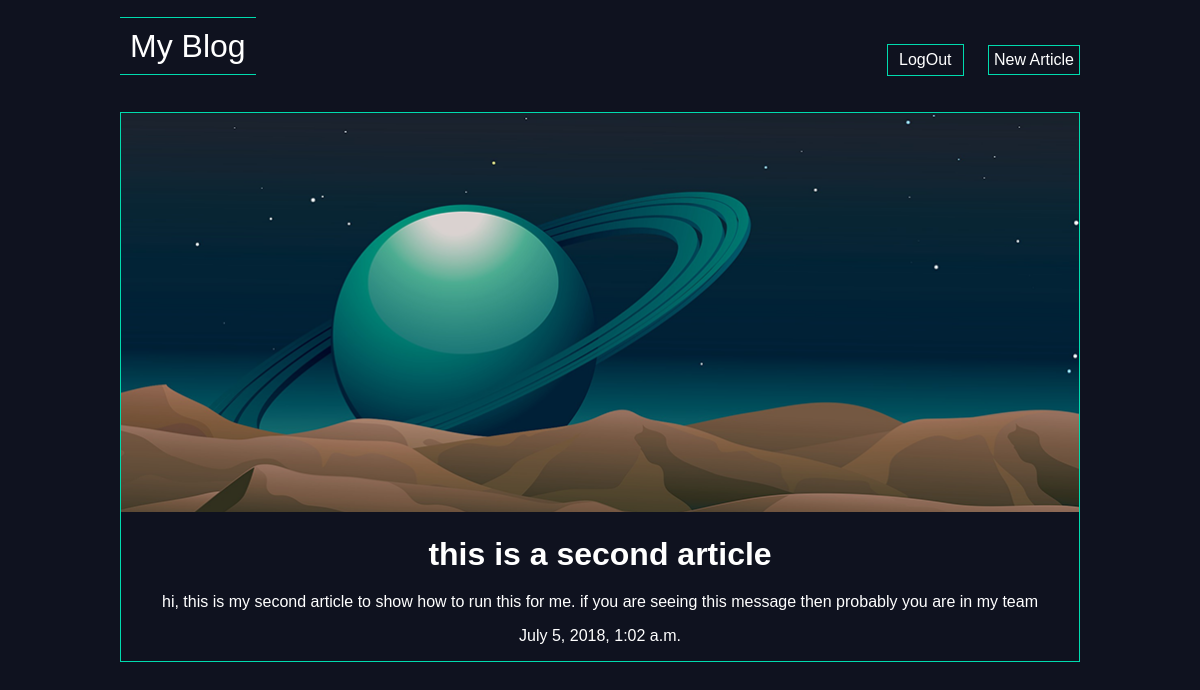
The page /articles/this-is-second-artile/ (signed in) on the database its author committed.
### articles/models.py (models this page shows, shortened)
class Article(models.Model):
    title = models.CharField(max_length = 100)
    slug = models.SlugField()
    body = models.TextField()
    date = models.DateTimeField(auto_now_add = True)
    thumb = models.ImageField(default = 'default.png',blank = True)
    author = models.ForeignKey(User, on_delete= models.SET_DEFAULT, default = None)

### articles/views.py (the view)
# urls.py: path('<slug>/',views.article_detail, name = 'detail'),
def article_detail(request,slug):
    article = Article.objects.get(slug = slug)
    return render(request,'articles/article_detail.html', {'article':article} )

### articles/templates/articles/article_detail.html
{% extends 'base_layout.html' %}
{% block content%}
<div class="article-detail">
  <div class="article">
    <img src="{{ article.thumb.url }}"/>
    <h2>{{article.title}}</h2>
    <p>{{article.body}}</p>
    <p>{{article.date}}</p>
  </div>
</div>
{% endblock%}

### static/style.css (style rules this page uses)
body { background-color: #0f121f; color:#fff; }
body * { font-family: Titillium Web, sans-serif; }
h1, h2, h3, h4, h5 { font-weight: normal; margin: 0; }
.article { padding:10px; border: 1px solid #00dbae; position: relative; padding-bottom:40px; }
.article h2 { font-size:1.2em; font-weight:bold; }
.article-detail .article { padding: 0; }
.article-detail .article img { max-width:100%; }
.article-detail .article h2 { text-align:center; margin: 20px auto; font-size: 2em; }
.article-detail .article p { text-align:center; }

### rows shown on the page
Article: thumb (placeholder picture), title "this is a second article", body "hi, this is my second article to show how to run this for me. if you are seeing this message then probably you are in my team", date "July 5, 2018, 1:02 a.m."
